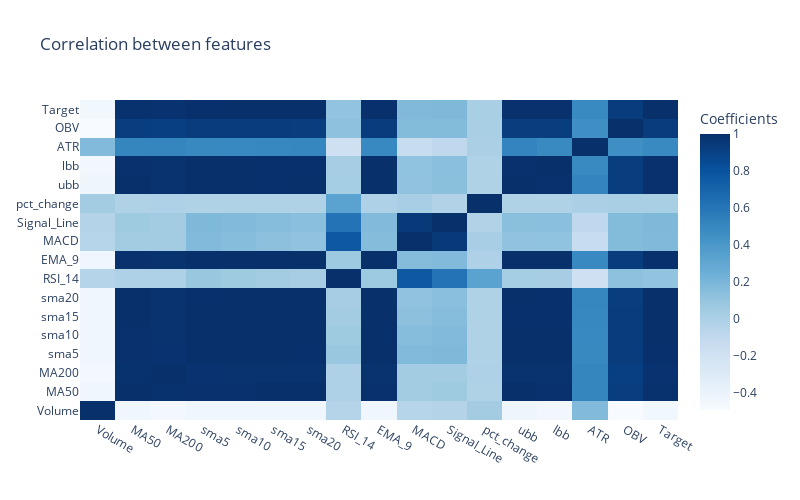

Notebook source saved alongside this figure:
### Markdown cell above
# Feature Selection

### Code cell
# Calculate the Pearson correlation matrix
df_= df_googl.drop(columns=['Date'])
corr_matrix_features = df_.corr()

# Visualise the correlation matrix using a heatmap
corr_features_fig = go.Figure(data=go.Heatmap(
  z=corr_matrix_features.values,
  x=corr_matrix_features.columns,
  y=corr_matrix_features.index,
  colorscale='Blues',
  colorbar=dict(title='Coefficients'),
))

corr_features_fig.update_layout(
  title='Correlation between features',
  width=800,
  height=500,
)

corr_features_fig.show()

print('\n')

# Specifically, looking at correlations with the 'Adj Close' price
print("Correlation with Target:")
print(corr_matrix_features['Target'].sort_values(ascending=False))

### Figure 1 — Plotly figure (JSON) as saved in the notebook; plotly's stock layout.template omitted (floating-point values rounded to 4 significant figures; data arrays with more than 128 entries replaced by an {"elided": "..."} marker saying what was removed)
{"data": [{"colorbar": {"title": {"text": "Coefficients"}}, "colorscale": [[0, "rgb(247,251,255)"], [0.125, "rgb(222,235,247)"], [0.25, "rgb(198,219,239)"], [0.375, "rgb(158,202,225)"], [0.5, "rgb(107,174,214)"], [0.625, "rgb(66,146,198)"], [0.75, "rgb(33,113,181)"], [0.875, "rgb(8,81,156)"], [1, "rgb(8,48,107)"]], "type": "heatmap", "x": ["Volume", "MA50", "MA200", "sma5", "sma10", "sma15", "sma20", "RSI_14", "EMA_9", "MACD", "Signal_Line", "pct_change", "ubb", "lbb", "ATR", "OBV", "Target"], "y": ["Volume", "MA50", "MA200", "sma5", "sma10", "sma15", "sma20", "RSI_14", "EMA_9", "MACD", "Signal_Line", "pct_change", "ubb", "lbb", "ATR", "OBV", "Target"], "z": {"elided": "17x17 float values"}}], "layout": {"height": 500, "title": {"text": "Correlation between features"}, "width": 800, "xaxis": {"autorange": true, "range": [-0.5, 16.5], "type": "category"}, "yaxis": {"autorange": true, "range": [-0.5, 16.5], "type": "category"}}}
